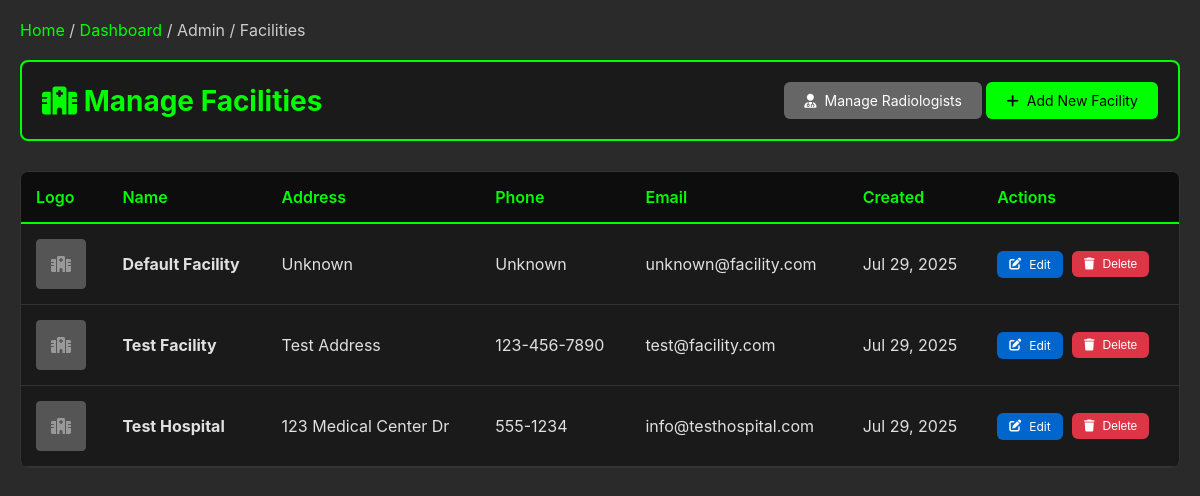
The page /viewer/admin/facilities/ (signed in) on the database its author committed.
### viewer/models.py (models this page shows, shortened)
class Facility(models.Model):
    name = models.CharField(max_length=200)
    address = models.TextField()
    phone = models.CharField(max_length=20)
    email = models.EmailField()
    letterhead_logo = models.ImageField(upload_to='facility_logos/', null=True, blank=True)
    user = models.OneToOneField(User, on_delete=models.CASCADE, null=True, blank=True, related_name='facility')
    created_at = models.DateTimeField(auto_now_add=True)
    ae_title = models.CharField(max_length=16, unique=True, null=True, blank=True, help_text="DICOM AE Title automatically generated for this facility")
    dicom_port = models.IntegerField(unique=True, null=True, blank=True, help_text="DICOM C-STORE SCP port automatically assigned for this facility")
    class Meta:
        verbose_name_plural = "Facilities"
        ordering = ['name']

### viewer/views.py (the view)
# urls.py: path('admin/facilities/', views.FacilityListView.as_view(), name='facility_list'),
class FacilityListView(AdminRequiredMixin, ListView):
    model = Facility
    template_name = 'admin/facility_list.html'
    context_object_name = 'facilities'
    paginate_by = 20

### viewer/views.py (called while the page is built)
    def test_func(self):
        return self.request.user.is_superuser

### templates/admin/facility_list.html (shortened to what this page needs)
<!DOCTYPE html>
<html lang="en">
<head>
    <link rel="stylesheet" href="https://cdnjs.cloudflare.com/ajax/libs/font-awesome/6.0.0/css/all.min.css">
</head>
<body>
    <div class="admin-container">
        <div class="breadcrumbs">
            <a href="/">Home</a> / <a href="/home/">Dashboard</a> / Admin / Facilities
        </div>
        <div class="header">
            <h1><i class="fas fa-hospital"></i> Manage Facilities</h1>
            <div class="header-actions">
                <a href="{% url 'viewer:radiologist_list' %}" class="btn btn-secondary">
                    <i class="fas fa-user-md"></i> Manage Radiologists
                </a>
                <a href="{% url 'viewer:facility_create' %}" class="btn btn-primary">
                    <i class="fas fa-plus"></i> Add New Facility
                </a>
            </div>
        </div>
        {% if facilities %}
        <div class="facilities-table">
            <table>
                <thead>
                    <tr>
                        <th>Logo</th>
                        <th>Name</th>
                        <th>Address</th>
                        <th>Phone</th>
                        <th>Email</th>
                        <th>Created</th>
                        <th>Actions</th>
                    </tr>
                </thead>
                <tbody>
                    {% for facility in facilities %}
                    <tr>
                        <td>
                            {% if facility.letterhead_logo %}
                            <img src="{{ facility.letterhead_logo.url }}" alt="Logo" class="facility-logo">
                            {% else %}
                            <div class="facility-logo" style="background: #555; display: flex; align-items: center; justify-content: center;">
                                <i class="fas fa-hospital" style="color: #999;"></i>
                            </div>
                            {% endif %}
                        </td>
                        <td><strong>{{ facility.name }}</strong></td>
                        <td>{{ facility.address|truncatechars:50 }}</td>
                        <td>{{ facility.phone }}</td>
                        <td>{{ facility.email }}</td>
                        <td>{{ facility.created_at|date:"M d, Y" }}</td>
                        <td>
                            <a href="{% url 'viewer:facility_edit' facility.pk %}" class="btn btn-edit">
                                <i class="fas fa-edit"></i> Edit
                            </a>
                            <form method="post" action="{% url 'viewer:facility_delete' facility.pk %}" style="display: inline-block;" onsubmit="return confirm('Are you sure you want to delete this facility? This action cannot be undone.');">
                                <button type="submit" class="btn btn-delete">
                                    <i class="fas fa-trash"></i> Delete
                                </button>
                            </form>
                        </td>
                    </tr>
                    {% endfor %}
                </tbody>
            </table>
        </div>
        {% else %}
        <div class="no-facilities">
            <i class="fas fa-hospital" style="font-size: 64px; margin-bottom: 20px; color: #555;"></i>
            <p>No facilities found. <a href="{% url 'viewer:facility_create' %}" style="color: #00ff00;">Add the first facility</a></p>
        </div>
        {% endif %}
    </div>
</body>
</html>

### templates/admin/facility_list.html (style rules this page uses)
* { margin: 0; padding: 0; box-sizing: border-box; }
body { background-color: #2a2a2a; color: #e0e0e0; font-family: -apple-system, BlinkMacSystemFont, 'Segoe UI', Roboto, sans-serif; min-height: 100vh; }
.admin-container { max-width: 1200px; margin: 0 auto; padding: 20px; }
.header { display: flex; justify-content: space-between; align-items: center; margin-bottom: 30px; padding: 20px; background: #1a1a1a; border-radius: 8px; border: 2px solid #00ff00; }
.header h1 { color: #00ff00; font-size: 28px; }
.btn { padding: 10px 20px; border: none; border-radius: 6px; cursor: pointer; text-decoration: none; display: inline-flex; align-items: center; gap: 8px; font-size: 14px; transition: all 0.3s ease; }
.btn-primary { background: #00ff00; color: #000; }
.btn-secondary { background: #666; color: #fff; }
.btn-edit { background: #0066cc; color: #fff; padding: 6px 12px; font-size: 12px; }
.btn-delete { background: #dc3545; color: white; font-size: 12px; padding: 6px 12px; margin-left: 5px; }
.facilities-table { background: #1a1a1a; border-radius: 8px; overflow: hidden; border: 1px solid #333; }
.facilities-table table { width: 100%; border-collapse: collapse; }
.facilities-table th { background: #0d0d0d; color: #00ff00; padding: 15px; text-align: left; font-weight: 600; border-bottom: 2px solid #00ff00; }
.facilities-table td { padding: 15px; border-bottom: 1px solid #333; vertical-align: middle; }
.facility-logo { width: 50px; height: 50px; object-fit: cover; border-radius: 4px; border: 1px solid #555; }
.breadcrumbs { margin-bottom: 20px; color: #ccc; }
.breadcrumbs a { color: #00ff00; text-decoration: none; }

### rows shown on the page
Facility: name "Default Facility", address "Unknown", phone "Unknown", email "unknown@facility.com", created_at "Jul 29, 2025"
Facility: name "Test Facility", address "Test Address", phone "123-456-7890", email "test@facility.com", created_at "Jul 29, 2025"
Facility: name "Test Hospital", address "123 Medical Center Dr", phone "555-1234", email "info@testhospital.com", created_at "Jul 29, 2025"
